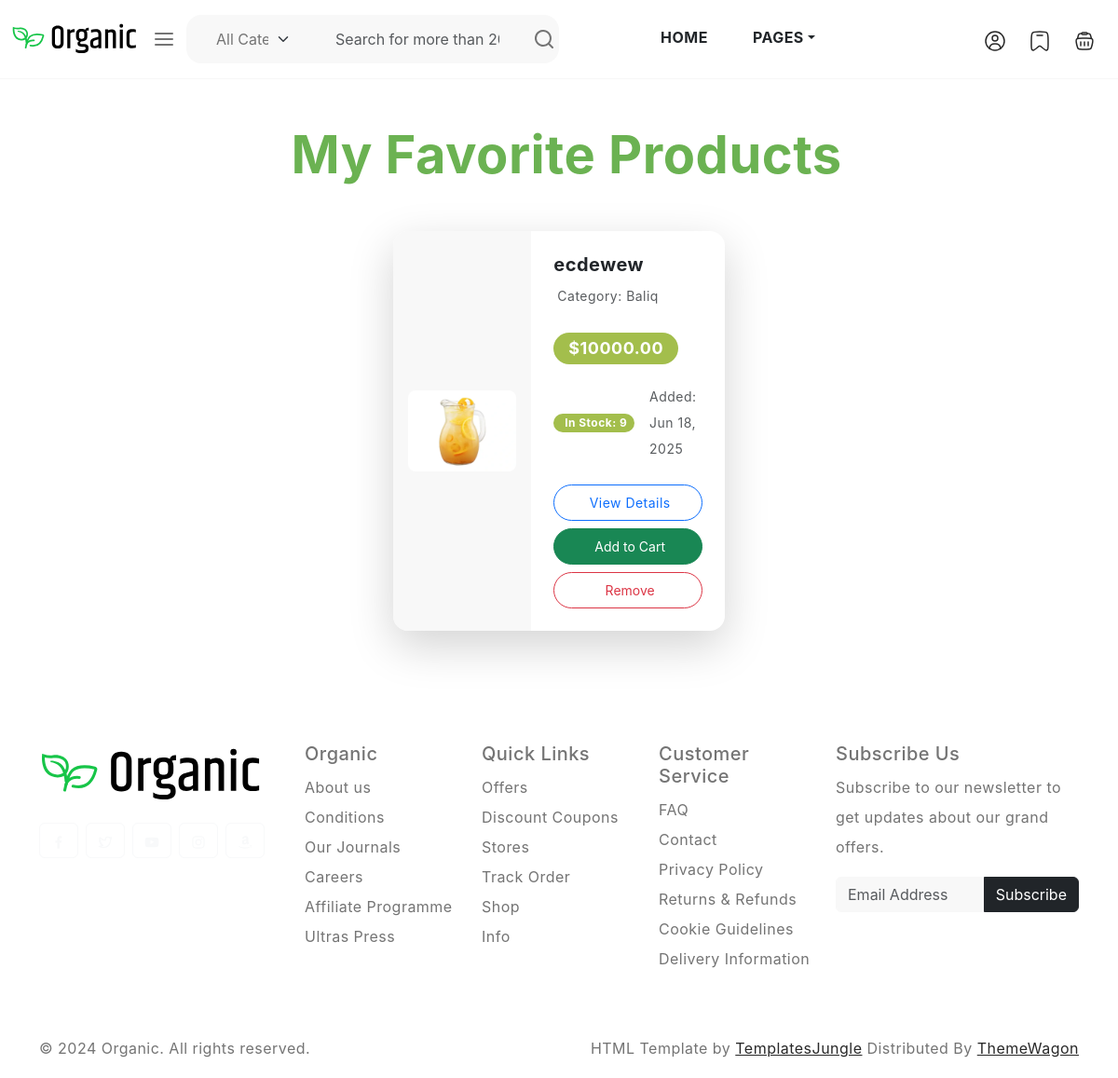
/favorites/ (signed in), run on an earlier commit of the app's database.
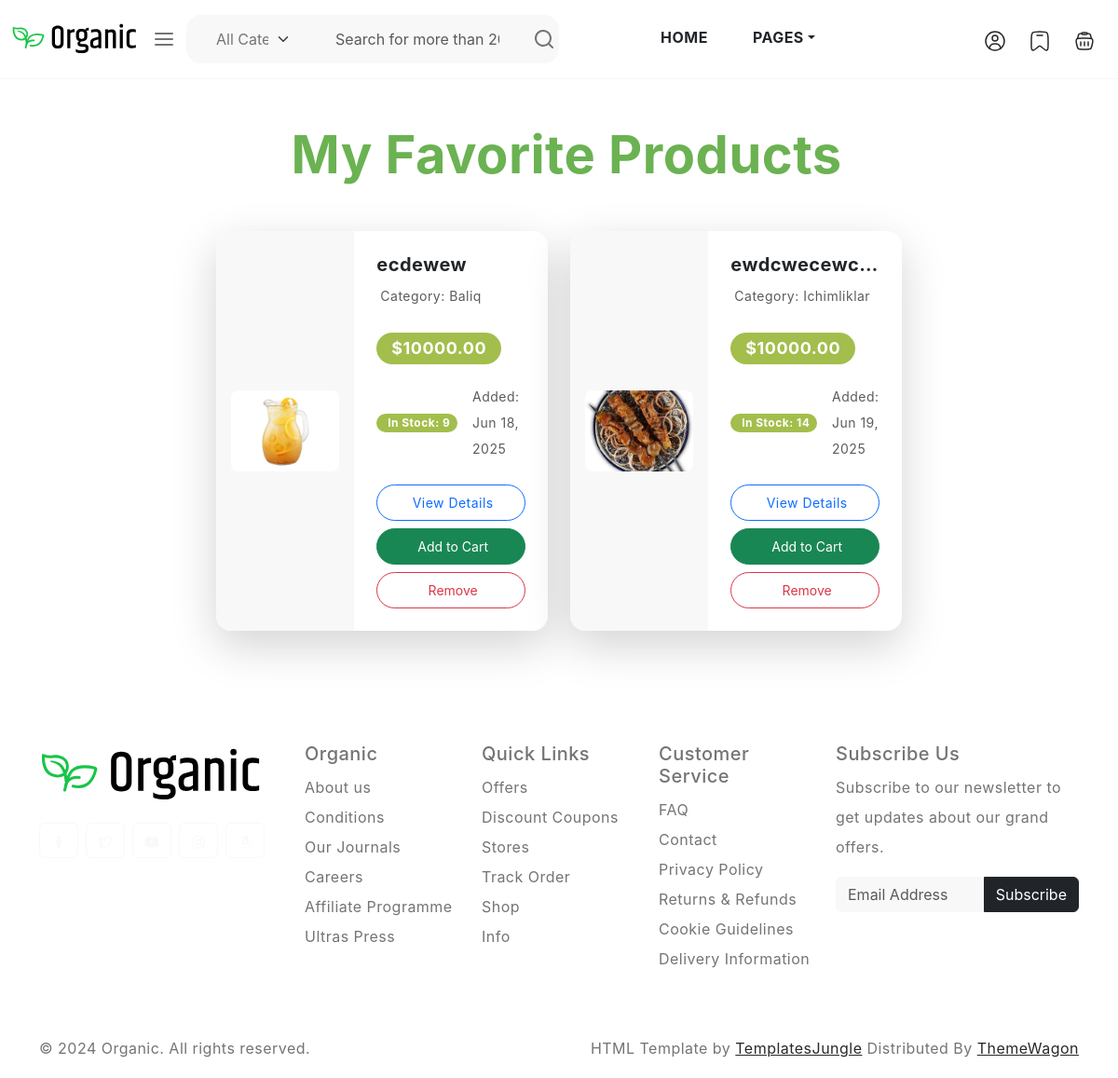
And on a later commit of the database.
### favorites/models.py (models this page shows, shortened)
class Favorite(models.Model):
    user = models.ForeignKey(settings.AUTH_USER_MODEL, on_delete=models.CASCADE)
    product = models.ForeignKey(Product, on_delete=models.CASCADE)
    added_at = models.DateTimeField(auto_now_add=True)
    class Meta:
        unique_together = ('user', 'product')

### products/models.py (models this page shows, shortened)
class Product(models.Model):
    name = models.CharField(max_length=200)
    description = models.TextField()
    price = models.DecimalField(max_digits=10, decimal_places=2)
    stock = models.IntegerField(default=0)
    category = models.ForeignKey(Category, on_delete=models.CASCADE)
    image = models.ImageField(upload_to='products/', blank=True, null=True)
    created_at = models.DateTimeField(auto_now_add=True)
    is_featured = models.BooleanField(default=False)  # Yangi qo‘shilgan maydon
    sales_count = models.IntegerField(default=0)  # Yangi qo‘shilgan maydon
    slug = models.SlugField(max_length=200, unique=True, blank=True)

class Category(models.Model):
    name = models.CharField(max_length=100)
    slug = models.SlugField(unique=True)
    image = models.ImageField(upload_to='images_category/', null=True, blank=True)

### favorites/views.py (the view)
# urls.py: path('', FavoritesView.as_view(), name='favorites'),
class FavoritesView(LoginRequiredMixin, TemplateView):
    template_name = 'favorites/favorit.html'
    def get_context_data(self, **kwargs):
        context = super().get_context_data(**kwargs)
        context['favorites'] = Favorite.objects.filter(user=self.request.user)
        return context

### templates/favorites/favorit.html (shortened to what this page needs)
{% extends 'base.html' %}
  {% load static %}
  {% block content %}
  <div class="container py-5">
      <h1 class="display-4 fw-bold text-center mb-5 text-primary">
           My Favorite Products
      </h1>
      {% if favorites %}
          <div class="row row-cols-1 row-cols-md-2 row-cols-lg-3 g-4 justify-content-center" id="favorite-list-container">
              {% for favorite_item in favorites %}
                  <div class="col mb-4" id="favorite-item-{{ favorite_item.id }}">
                      <div class="card h-100 shadow-lg border-0 rounded-4 overflow-hidden product-card-hover animate__animated animate__fadeIn">
                          <div class="row g-0">
                              <div class="col-md-5 d-flex align-items-center justify-content-center bg-light p-3">
                                  <img src="{{ favorite_item.product.image.url|default:'{% static "images/placeholder.png" %}' }}"
                                       alt="{{ favorite_item.product.name }}"
                                       class="img-fluid rounded-3"
                                       style="max-height: 200px; object-fit: contain; transition: transform 0.3s;">
                              </div>
                              <div class="col-md-7">
                                  <div class="card-body d-flex flex-column h-100 p-4">
                                      <h5 class="card-title fw-bold text-dark mb-2 text-truncate"
                                          data-bs-toggle="tooltip" data-bs-placement="top" title="{{ favorite_item.product.name }}">
                                          {{ favorite_item.product.name }}
                                      </h5>
                                      <p class="card-text text-muted small mb-3">
                                           Category: {{ favorite_item.product.category.name }}
                                      </p>
                                      <p class="card-text text-success fs-4 fw-bold mb-3">
                                          <span class="badge bg-success rounded-pill px-3 py-2">${{ favorite_item.product.price|floatformat:2 }}</span>
                                      </p>
                                      <div class="d-flex align-items-center mb-4">
                                          {% if favorite_item.product.stock > 0 %}
                                              <span class="badge bg-success rounded-pill me-3">
                                                   In Stock: {{ favorite_item.product.stock }}
                                              </span>
                                          {% else %}
                                              <span class="badge bg-danger rounded-pill me-3">
                                                  <i class="bi bi-x-circle-fill me-1"></i> Out of Stock
                                              </span>
                                          {% endif %}
                                          <small class="text-muted">Added: {{ favorite_item.added_at|date:"M d, Y" }}</small>
                                      </div>
                                      <div class="mt-auto d-grid gap-2">
                                          <a href="{% url 'product_detail' favorite_item.product.slug %}"
                                             class="btn btn-outline-primary btn-sm rounded-pill py-2">
                                               View Details
                                          </a>
                                          {% if favorite_item.product.stock > 0 %}
                                              <button hx-post="/cart/add/"
                                                    hx-target="#cart-count"
                                                    hx-swap="outerHTML"
                                                    class="btn btn-success btn-sm rounded-pill py-2 animate__animated animate__pulse animate__infinite animate__delay-1s"
                                                    data-product-id="{{ best_selling.id }}">
                                                 Add to Cart
                                            </button>
                                          {% else %}
                                              <button class="btn btn-secondary btn-sm rounded-pill py-2" disabled>
                                                  <i class="bi bi-x-octagon me-1"></i> Not Available
                                              </button>
                                          {% endif %}
                                          <button class="btn btn-outline-danger btn-sm rounded-pill py-2 remove-favorite"
                                                  data-favorite-id="{{ favorite_item.id }}">
                                               Remove
                                          </button>
                                      </div>
                                  </div>
                              </div>
                          </div>
                      </div>
                  </div>
              {% endfor %}
          </div>
      {% endif %}
  </div>
  {% endblock %}ck %}

### templates/base.html (shortened to what this page needs)
{% load static %}
<!DOCTYPE html>
<html lang="en">
  <head>
    <link rel="stylesheet" href="https://cdn.jsdelivr.net/npm/swiper@9/swiper-bundle.min.css">
    <link href="https://cdn.jsdelivr.net/npm/bootstrap@5.3.0-alpha3/dist/css/bootstrap.min.css" rel="stylesheet">
    <link rel="stylesheet" type="text/css" href="/static/css/vendor.css">
    <link rel="stylesheet" type="text/css" href="/static/style.css">
      <link href="https://cdnjs.cloudflare.com/ajax/libs/font-awesome/6.0.0-beta3/css/all.min.css" rel="stylesheet">
    <link href="https://cdn.jsdelivr.net/npm/bootstrap@5.3.0/dist/css/bootstrap.min.css" rel="stylesheet">
    <link href="https://cdn.jsdelivr.net/npm/bootstrap@5.3.0/dist/css/bootstrap.min.css" rel="stylesheet">
  </head>
  <body>
    <header>
      <div class="container-fluid">
        <div class="row py-3 border-bottom">
          <div class="col-sm-4 col-lg-2 text-center text-sm-start d-flex gap-3 justify-content-center justify-content-md-start">
            <div class="d-flex align-items-center my-3 my-sm-0">
              <a href="index.html">
                <img src="/media/images/logo.svg" alt="logo" class="img-fluid">
              </a>
            </div>
            <button class="navbar-toggler" type="button" data-bs-toggle="offcanvas" data-bs-target="#offcanvasNavbar"
              aria-controls="offcanvasNavbar">
              <svg width="24" height="24" viewBox="0 0 24 24"><use xlink:href="#menu"></use></svg>
            </button>
          </div>
          <div class="col-sm-6 offset-sm-2 offset-md-0 col-lg-4">
            <div class="search-bar row bg-light p-2 rounded-4">
              <div class="col-md-4 d-none d-md-block">
                <select class="form-select border-0 bg-transparent">
                  <option>All Categories</option>
                </select>
              </div>
              <div class="col-11 col-md-7">
                <form id="search-form" class="text-center" action="index.html" method="post">
                  <input type="text" class="form-control border-0 bg-transparent" placeholder="Search for more than 20,000 products">
                </form>
              </div>
              <div class="col-1">
                <svg xmlns="http://www.w3.org/2000/svg" width="24" height="24" viewBox="0 0 24 24"><path fill="currentColor" d="M21.71 20.29L18 16.61A9 9 0 1 0 16.61 18l3.68 3.68a1 1 0 0 0 1.42 0a1 1 0 0 0 0-1.39ZM11 18a7 7 0 1 1 7-7a7 7 0 0 1-7 7Z"/></svg>
              </div>
            </div>
          </div>
          <div class="col-lg-4">
            <ul class="navbar-nav list-unstyled d-flex flex-row gap-3 gap-lg-5 justify-content-center flex-wrap align-items-center mb-0 fw-bold text-uppercase text-dark">
              <li class="nav-item active">
                <a href="{% url 'home' %}" class="nav-link">Home</a>
              </li>
              <li class="nav-item dropdown">
                <a class="nav-link dropdown-toggle pe-3" role="button" id="pages" data-bs-toggle="dropdown" aria-expanded="false">Pages</a>
              </li>
            </ul>
          </div>
          <div class="col-sm-8 col-lg-2 d-flex gap-5 align-items-center justify-content-center justify-content-sm-end">
            <ul class="d-flex justify-content-end list-unstyled m-0">
              <li>
                <a href="{% url 'profile' %}" class="p-2 mx-1">
                  <svg width="24" height="24"><use xlink:href="#user"></use></svg>
                </a>
              </li>
              <li>
                <a href="{% url 'favorites' %}" class="p-2 mx-1">
                  <svg width="24" height="24"><use xlink:href="#wishlist"></use></svg>
                </a>
              </li>
              <li>
                <a href="#" class="p-2 mx-1" data-bs-toggle="offcanvas" data-bs-target="#offcanvasCart" aria-controls="offcanvasCart">
                  <svg width="24" height="24"><use xlink:href="#shopping-bag"></use></svg>
                </a>
              </li>
            </ul>
          </div>
        </div>
      </div>
    </header>
  {% block content %}
  {% endblock %}
    <footer class="py-5">
      <div class="container-lg">
        <div class="row">
          <div class="col-lg-3 col-md-6 col-sm-6">
            <div class="footer-menu">
              <img src="/media/images/logo.svg" width="240" height="70" alt="logo">
              <div class="social-links mt-3">
                <ul class="d-flex list-unstyled gap-2">
                  <li>
                    <a href="#" class="btn btn-outline-light">
                      <svg width="16" height="16"><use xlink:href="#facebook"></use></svg>
                    </a>
                  </li>
                  <li>
                    <a href="#" class="btn btn-outline-light">
                      <svg width="16" height="16"><use xlink:href="#twitter"></use></svg>
                    </a>
                  </li>
                  <li>
                    <a href="#" class="btn btn-outline-light">
                      <svg width="16" height="16"><use xlink:href="#youtube"></use></svg>
                    </a>
                  </li>
                  <li>
                    <a href="#" class="btn btn-outline-light">
                      <svg width="16" height="16"><use xlink:href="#instagram"></use></svg>
                    </a>
                  </li>
                  <li>
                    <a href="#" class="btn btn-outline-light">
                      <svg width="16" height="16"><use xlink:href="#amazon"></use></svg>
                    </a>
                  </li>
                </ul>
              </div>
            </div>
          </div>
          <div class="col-md-2 col-sm-6">
            <div class="footer-menu">
              <h5 class="widget-title">Organic</h5>
              <ul class="menu-list list-unstyled">
                <li class="menu-item">
                  <a href="#" class="nav-link">About us</a>
                </li>
                <li class="menu-item">
                  <a href="#" class="nav-link">Conditions </a>
                </li>
                <li class="menu-item">
                  <a href="#" class="nav-link">Our Journals</a>
                </li>
                <li class="menu-item">
                  <a href="#" class="nav-link">Careers</a>
                </li>
                <li class="menu-item">
                  <a href="#" class="nav-link">Affiliate Programme</a>
                </li>
                <li class="menu-item">
                  <a href="#" class="nav-link">Ultras Press</a>
                </li>
              </ul>
            </div>
          </div>
          <div class="col-md-2 col-sm-6">
            <div class="footer-menu">
              <h5 class="widget-title">Quick Links</h5>
              <ul class="menu-list list-unstyled">
                <li class="menu-item">
                  <a href="#" class="nav-link">Offers</a>
                </li>
                <li class="menu-item">
                  <a href="#" class="nav-link">Discount Coupons</a>
                </li>
                <li class="menu-item">
                  <a href="#" class="nav-link">Stores</a>
                </li>
                <li class="menu-item">
                  <a href="#" class="nav-link">Track Order</a>
                </li>
                <li class="menu-item">
                  <a href="#" class="nav-link">Shop</a>
                </li>
                <li class="menu-item">
                  <a href="#" class="nav-link">Info</a>
                </li>
              </ul>
            </div>
          </div>
          <div class="col-md-2 col-sm-6">
            <div class="footer-menu">
              <h5 class="widget-title">Customer Service</h5>
              <ul class="menu-list list-unstyled">
                <li class="menu-item">
                  <a href="#" class="nav-link">FAQ</a>
                </li>
                <li class="menu-item">
                  <a href="#" class="nav-link">Contact</a>
                </li>
                <li class="menu-item">
                  <a href="#" class="nav-link">Privacy Policy</a>
                </li>
                <li class="menu-item">
                  <a href="#" class="nav-link">Returns & Refunds</a>
                </li>
                <li class="menu-item">
                  <a href="#" class="nav-link">Cookie Guidelines</a>
                </li>
                <li class="menu-item">
                  <a href="#" class="nav-link">Delivery Information</a>
                </li>
              </ul>
            </div>
          </div>
          <div class="col-lg-3 col-md-6 col-sm-6">
            <div class="footer-menu">
              <h5 class="widget-title">Subscribe Us</h5>
              <p>Subscribe to our newsletter to get updates about our grand offers.</p>
              <form class="d-flex mt-3 gap-0" action="index.html">
                <input class="form-control rounded-start rounded-0 bg-light" type="email" placeholder="Email Address" aria-label="Email Address">
                <button class="btn btn-dark rounded-end rounded-0" type="submit">Subscribe</button>
              </form>
            </div>
          </div>
        </div>
      </div>
    </footer>
    <div id="footer-bottom">
      <div class="container-lg">
        <div class="row">
          <div class="col-md-6 copyright">
            <p>© 2024 Organic. All rights reserved.</p>
          </div>
          <div class="col-md-6 credit-link text-start text-md-end">
            <p>HTML Template by <a href="https://templatesjungle.com/">TemplatesJungle</a> Distributed By <a href="https://themewagon.com">ThemeWagon</a> </p>
          </div>
        </div>
      </div>
    </div>
  </body>
</html>

What changed in the data, as far as the page shows it:
added Favorite: product.image (picture), product.name "ewdcwecewc…", product.category.name "Ichimliklar", product.price "10000.00", product.stock "14", added_at "Jun 19, 2025"
